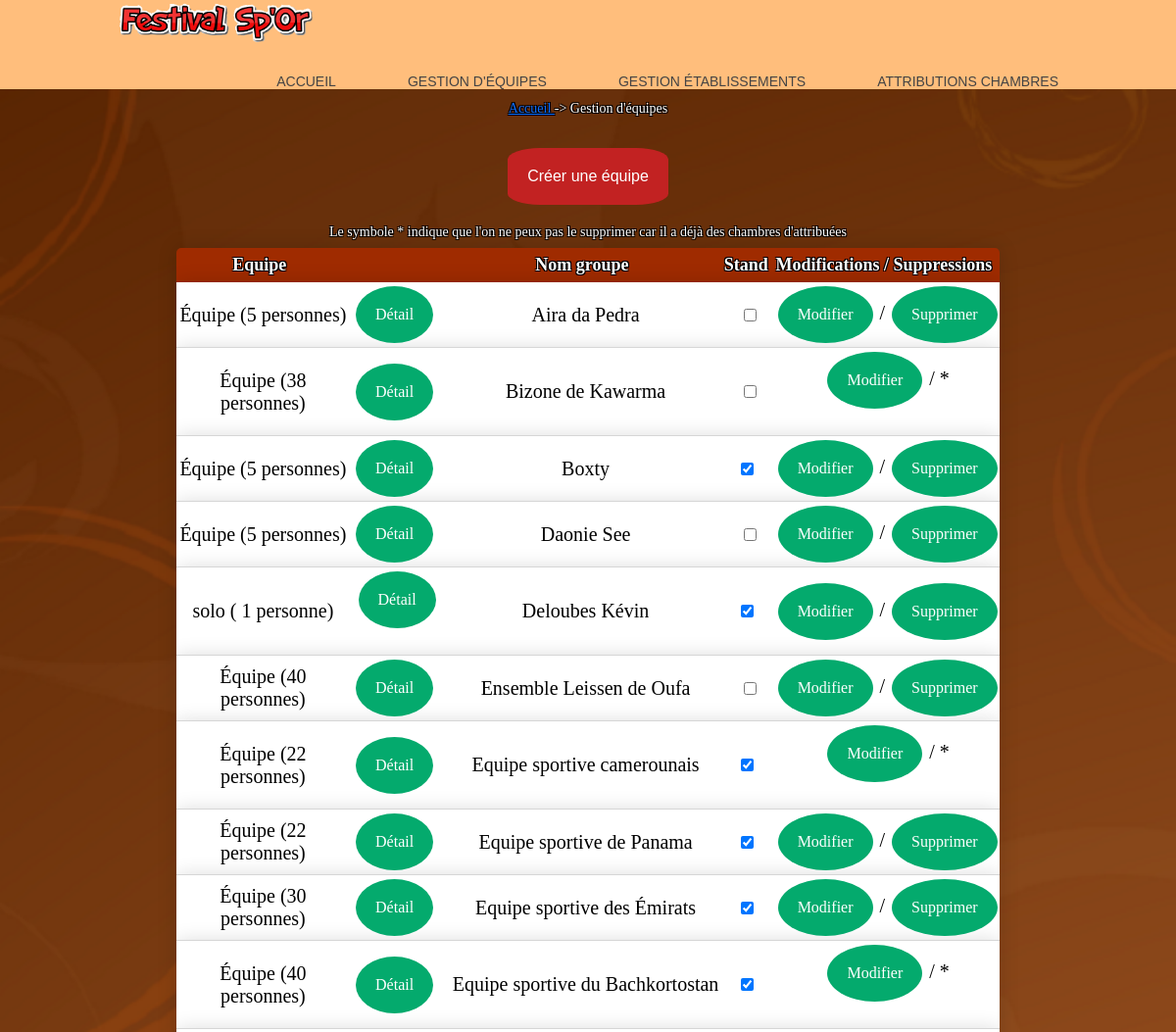
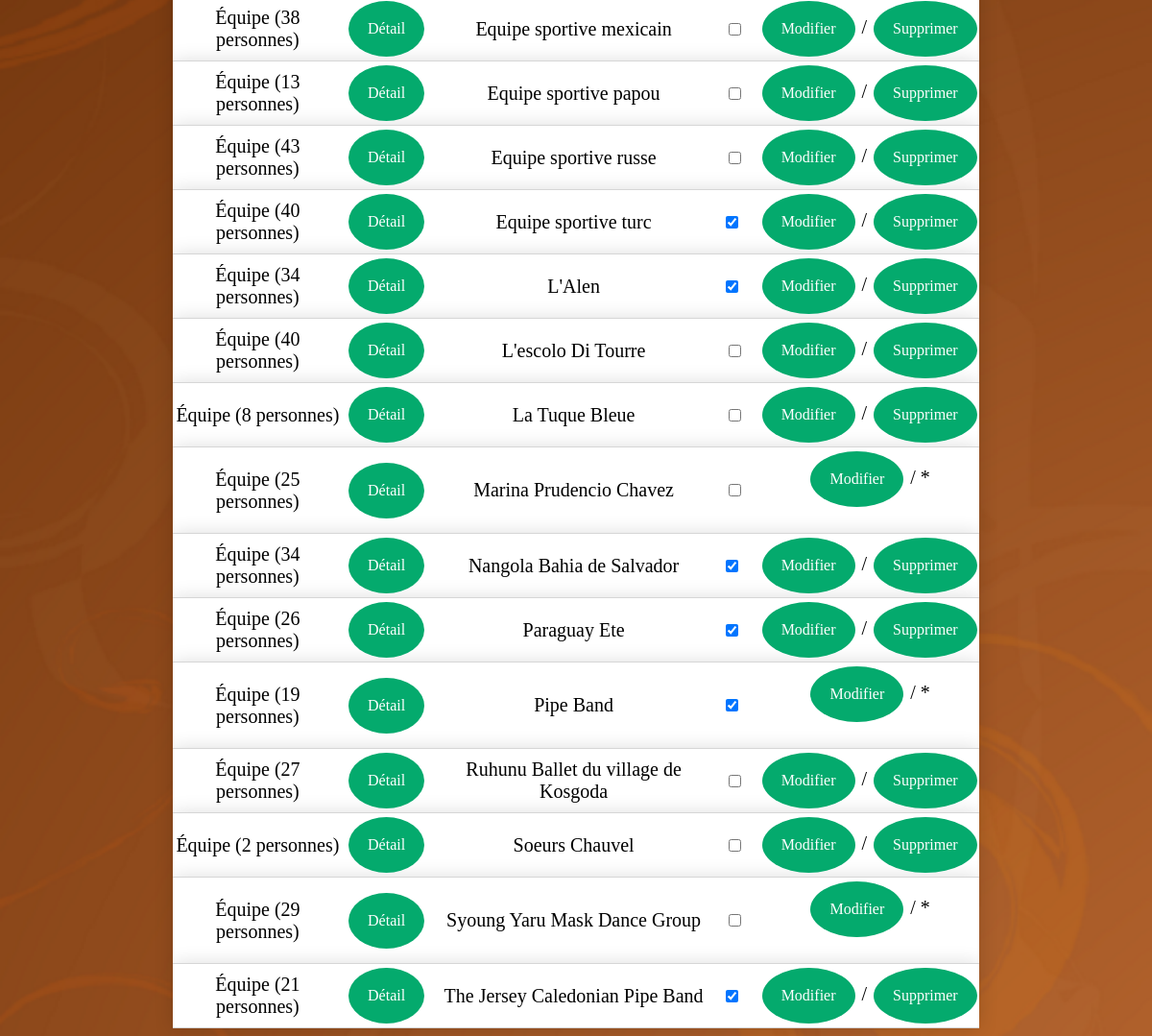
Page /gestionEquipe.php on the earlier database version (2 pictures, top to bottom).
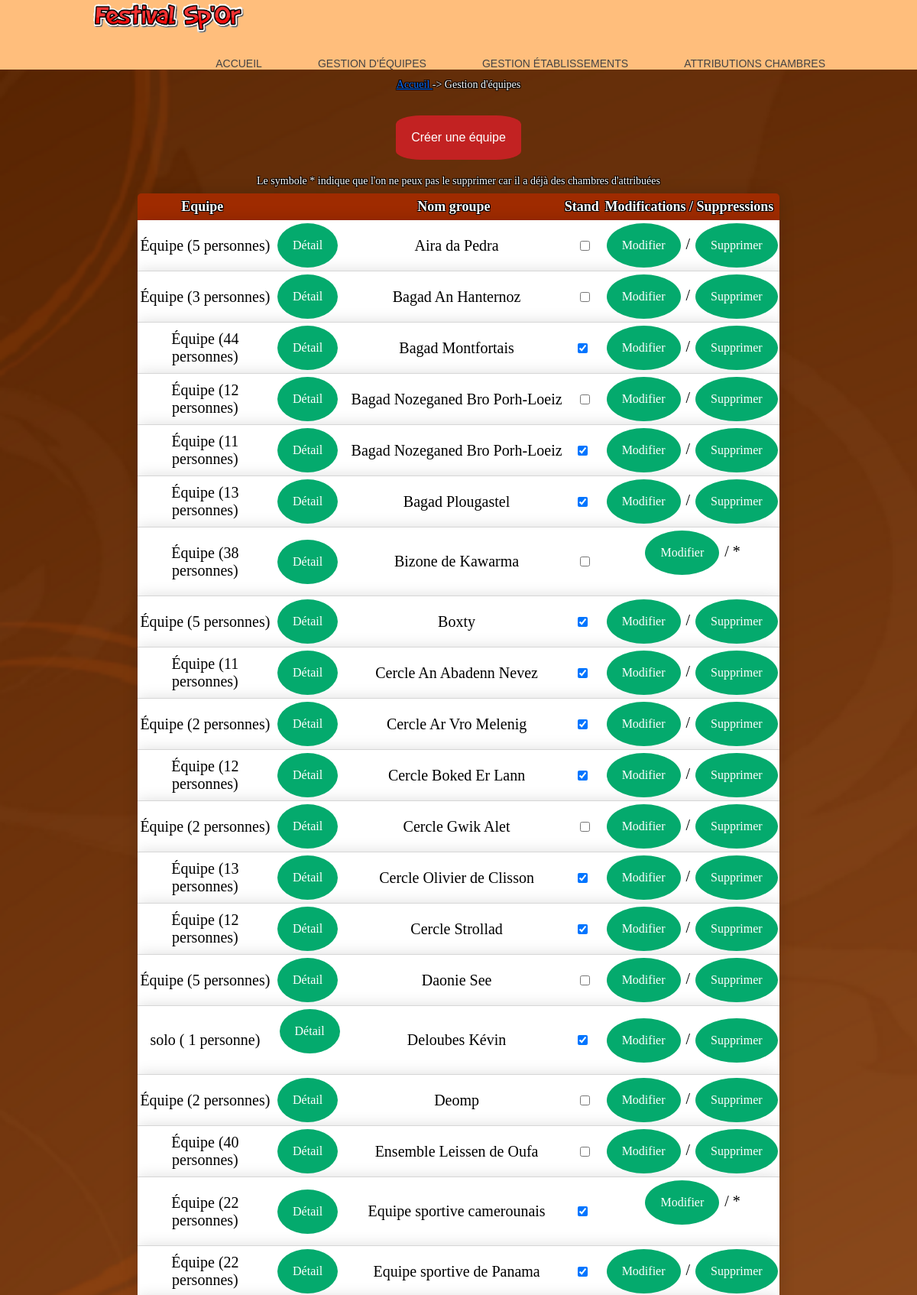
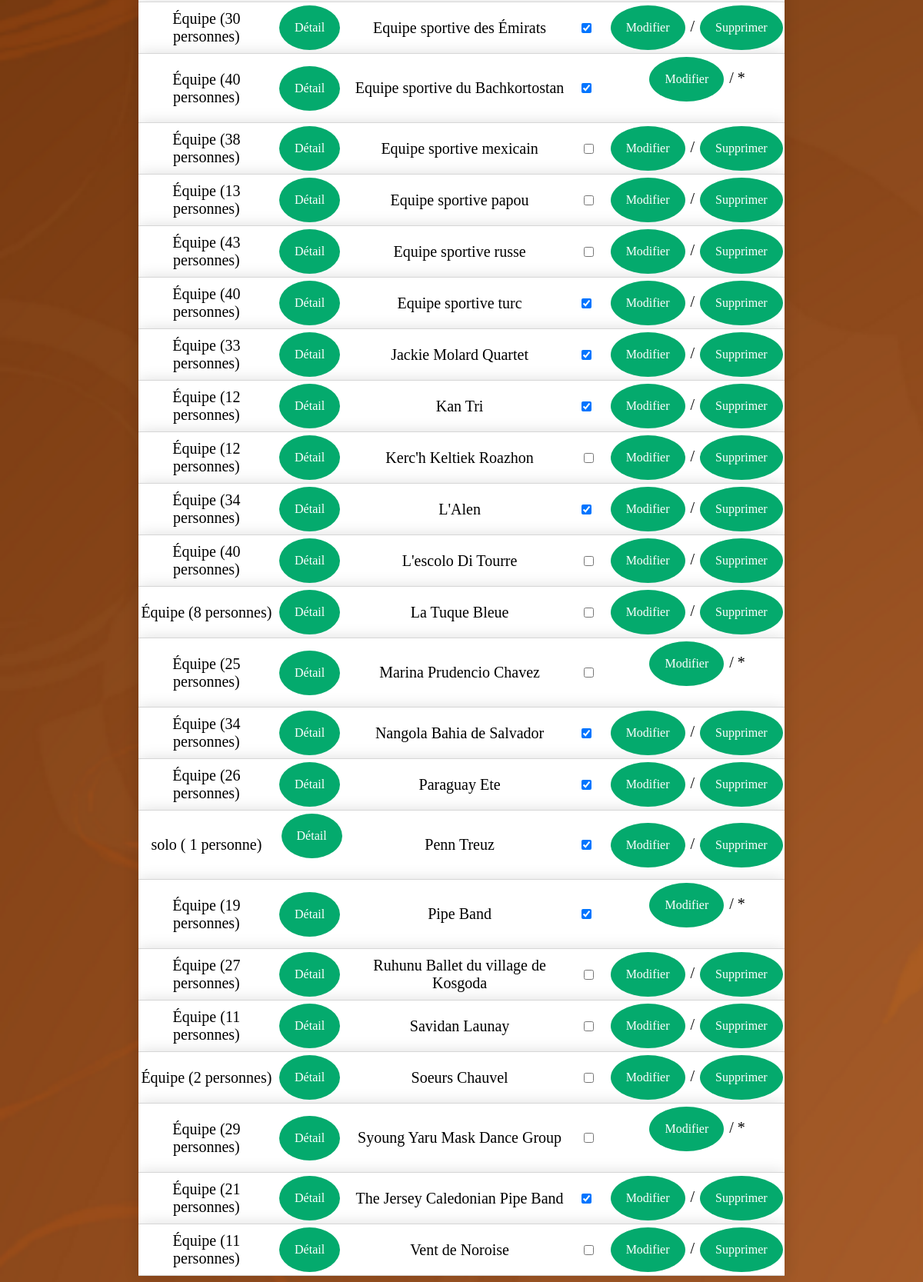
Same page on the later database version (2 pictures, top to bottom).
### tables this page shows
create table Groupe
(
	id char(4) not null, 
	nom varchar(40) not null, 
	identiteResponsable varchar(40) not null,
	adressePostale varchar(120) not null,
	nombrePersonnes integer not null, 
	nomPays varchar(40) not null, 
	hebergement char(1) not null,
	stand boolean not null,
	constraint pk_Groupe primary key(id)
);

### _gestionBase.inc.php (called while the page is built, shortened)
<?php
   $hote="localhost";
   $login="root";
   $mdp="";
   try{
      $connexion = new PDO("mysql:host=$hote;dbname=festival", $login, $mdp);
      $connexion->exec("set names utf8");
      return $connexion;
   }
   catch(PDOException $e){
      echo "Erreur :" . $e->getMessage();
      die();
   }
function obtenirReqEquipe()
{
   $req="SELECT * from Groupe order by nom";
   return $req;
}
?>

### gestionEquipe.php (the view, shortened to what this page needs)
<?php
include("_debut.inc.php");
include("_gestionBase.inc.php");
echo "
<br>
<p align='center' class='textArianne'><a  href = 'index.php'> Accueil </a> ->  Gestion d'équipes </p> <br>";
?>
<!DOCTYPE html>
<html>
<head>
</head>
<body>
	<?php
      echo "
   <p align='center'><a class='buttonCréa' href='creationEquipe.php?action=demanderCreEqu'>
   Créer une équipe</a></p>";
      echo "<h4 class='textArianne' align='center'>Le symbole * indique que l'on ne peux pas le supprimer car il a déjà des chambres d'attribuées<h4>";
      echo "
      <table width='70%' cellspacing='0' cellpadding='0' align='center'
      class='content-equipe'>";
      echo "
      <thead>
      <tr>
         <th><strong> Equipe</strong>&nbsp;
         </th>
         <th>&nbsp
         </th>
         <th><strong>Nom groupe</strong>&nbsp;
         </th>
         <th><strong>Stand</strong>&nbsp;
         </th>
         <th><strong>Modifications / Suppressions</strong>&nbsp;
         </th>
      </tr>
      </thead>
      ";
   $req=obtenirReqEquipe();
   $rsEqu=$connexion->query($req);
   $lgEqu=$rsEqu->fetchAll();
   foreach ($lgEqu as $row){
      $id=$row['id'];
      $nom=$row['nom'];
      $nombrePersonnes=$row['nombrePersonnes'];
      $stand=$row['stand'];
            echo "<tr class='content-table'>";
            if($nombrePersonnes == 0){
            }else{
               if($nombrePersonnes == 1){
                     echo"<td>solo ( ".$nombrePersonnes."  personne) </td><td><a href='detailEquipe.php?id=$id' class='buttonTab'>Détail</a>&nbsp;&nbsp;&nbsp;</td>";
               }else if($nombrePersonnes> 1){
                     echo"<td>Équipe (".$nombrePersonnes." personnes)</td><td> <a href='detailEquipe.php?id=$id' class='buttonTab'>Détail</a>&nbsp;</td>";
               }
            echo"<td>".$nom."</td>";
           if ($stand == 1) {
				echo"<td><input type='checkbox' onclick='return false' value='1' checked='yes' >&nbsp</input></td>";
		}else{
				echo"<td><input type='checkbox' onclick='return false' value='1'></input></td>";
		}
		echo"<td><a class='buttonTab' href='modificationEquipe.php?action=demanderModifEqu&amp;id=$id'>Modifier</a> / ";
      $req="SELECT * from attribution where idGroupe = '$id'";
      $teste=$connexion->query($req);
      $teste=$teste->fetchAll();
      $cpt=0;
      foreach ($teste as $row) {
         $cpt=$cpt+1;
      }
      if($cpt>0){
         echo " *     &nbsp&nbsp&nbsp&nbsp&nbsp&nbsp&nbsp&nbsp&nbsp&nbsp&nbsp&nbsp&nbsp&nbsp&nbsp&nbsp&nbsp&nbsp&nbsp&nbsp&nbsp&nbsp";
      }else{
      echo "<a class='buttonTab' href='suppressionEquipe.php?action=demanderSupprEqu&amp;id=$id'>Supprimer</a></td>";}
      }
  }
   ?>
</body>
</html>

Differences in the rows shown:
now on this page (row edited): groupe: nombrePersonnes "3", nom "Bagad An Hanternoz"
now on this page (row edited): groupe: nombrePersonnes "44", nom "Bagad Montfortais"
now on this page (row edited): groupe: nombrePersonnes "12", nom "Bagad Nozeganed Bro Porh-Loeiz"
now on this page (row edited): groupe: nombrePersonnes "11", nom "Bagad Nozeganed Bro Porh-Loeiz"
now on this page (row edited): groupe: nombrePersonnes "13", nom "Bagad Plougastel"
now on this page (row edited): groupe: nombrePersonnes "11", nom "Cercle An Abadenn Nevez"
now on this page (row edited): groupe: nombrePersonnes "2", nom "Cercle Ar Vro Melenig"
now on this page (row edited): groupe: nombrePersonnes "12", nom "Cercle Boked Er Lann"
now on this page (row edited): groupe: nombrePersonnes "2", nom "Cercle Gwik Alet"
now on this page (row edited): groupe: nombrePersonnes "13", nom "Cercle Olivier de Clisson"
now on this page (row edited): groupe: nombrePersonnes "12", nom "Cercle Strollad"
now on this page (row edited): groupe: nombrePersonnes "2", nom "Deomp"
now on this page (row edited): groupe: nombrePersonnes "33", nom "Jackie Molard Quartet"
now on this page (row edited): groupe: nombrePersonnes "12", nom "Kan Tri"
now on this page (row edited): groupe: nombrePersonnes "12", nom "Kerc'h Keltiek Roazhon"
now on this page (row edited): groupe: nombrePersonnes "1", nom "Penn Treuz"
now on this page (row edited): groupe: nombrePersonnes "11", nom "Savidan Launay"
now on this page (row edited): groupe: nombrePersonnes "11", nom "Vent de Noroise"
